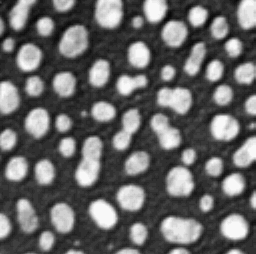
#> input picture examples/Blobs.png, 256 x 254 px, found by its file name
$ jupyter execute --allow-errors augment.ipynb   (shell and % lines are left out)   (Python 2 division)   (older library calls are emulated)
#> lines starting #> are read from the running program, lines starting #| are printed output that depends on the picture
# Drafting the prototype of what will be a module for adding filtered version of the image

# FilterBasedTransformations:
- smoothing: gaussian([4:12])
- noise: gaussian(0.01:0.1), speckle(0.01:0.1), salt, pepper, s&p

## Constraints:
- images are 2^8 pixel-depth

[cell 1]
import matplotlib.pyplot as plt
import numpy as np
from skimage import io, color
import skimage.util as util

img = io.imread('http://imagej.net/_images/9/90/Blobs.png')#data.camera()
#> img is the input picture: shape (254, 256, 3); min 8, max 248, mean 103.3
img = color.rgb2gray(img)
#> img: shape (254, 256) float64
#img = img.astype(np.uint16)
print(img.dtype)
#| float64

[cell 2]
gaussian_param = 8
import skimage.filters as filters

out1 = filters.gaussian(img, gaussian_param)
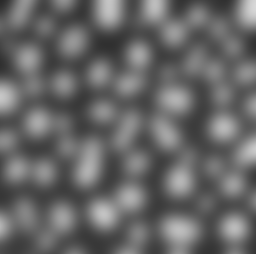
#> out1: shape (254, 256) float64; min 0.163, max 0.849, mean 0.406
plt.imshow(out1,cmap='gray');

[cell 3]
noise_gaussian_param = 0.1
import skimage.util as util
#> (the rest of this cell did not finish here and is left out)

#> (a cell that did not finish here is left out)

#> (a cell that did not finish here is left out)

#> (a cell that did not finish here is left out)

#> (a cell that did not finish here is left out)

[cell 8]
noise_speckle_param = 0.1
import skimage.util as util
#> (the rest of this cell did not finish here and is left out)

#> (a cell that did not finish here is left out)

#> (a cell that did not finish here is left out)

[cell 11]
#Only using scipy
from scipy import ndimage
img = ndimage.imread("/Users/dani11/Dropbox/prog/Python/ImageXD/imageXDaugmentation/examples/Blobs.png",flatten=True, mode=None)
#> img: shape (254, 256) float32; min 8, max 248, mean 103.3
plt.imshow(img,cmap='gray');
print(img.dtype)
#| float32

[cell 12]
plt.subplot(141)
plt.imshow(img,cmap='gray');
print(img.dtype)
#| float32

angle = 90
#Rotate
img1 = ndimage.rotate(img, angle)
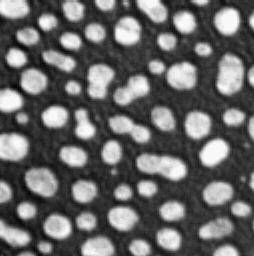
#> img1: shape (256, 254) float32; min 8, max 248, mean 103.3
plt.subplot(142)
plt.imshow(img1,cmap='gray');
#Rotate no reshape
img1_noreshape = ndimage.rotate(img, angle, reshape=False)
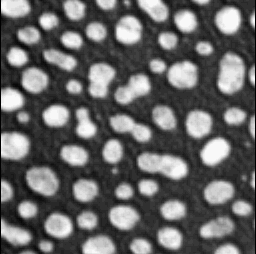
#> img1_noreshape: shape (254, 256) float32; min 0, max 248, mean 102.5
plt.subplot(143)
plt.imshow(img1_noreshape,cmap='gray');
#Rotate and crop
lx, ly = img.shape
#> lx = 254; ly = 256
img1 = ndimage.rotate(img, angle)
crop_img1 = img1[lx/3:-lx/3, ly/3:-ly/3]
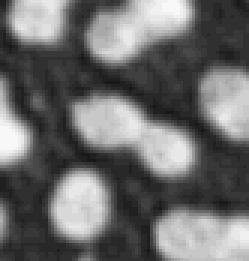
#> crop_img1: shape (87, 83) float32 (shown 3 times larger); min 24, max 248, mean 108.2
plt.subplot(144)
plt.imshow(crop_img1,cmap='gray');

[cell 13]
img.shape
#> Out = (254, 256)
